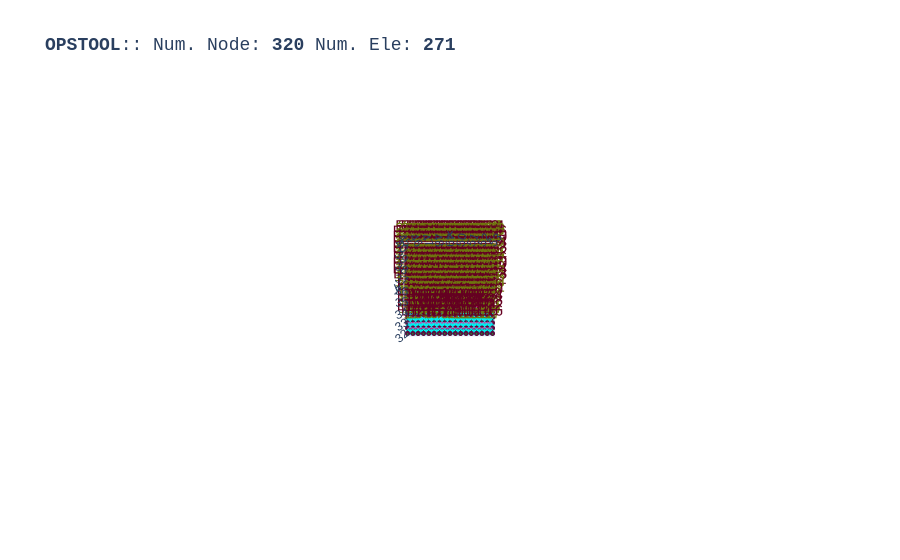

Write notebook code for a chart like this one.
### Code cell
opst.vis.plotly.plot_model(show_node_numbering=True, show_ele_numbering=True, show_nodal_loads = True)

### Figure 1 — Plotly figure (JSON) as saved in the notebook; plotly's stock layout.template omitted (floating-point values rounded to 4 significant figures; data arrays with more than 128 entries replaced by an {"elided": "..."} marker saying what was removed)
{"data": [{"color": "#00FFFF", "hoverinfo": "skip", "i": {"elided": "512 int values"}, "j": {"elided": "512 int values"}, "k": {"elided": "512 int values"}, "name": "FourNodeQuad", "opacity": 1, "type": "mesh3d", "x": {"elided": "1024 float values"}, "y": {"elided": "1024 float values"}, "z": {"elided": "1024 float values"}}, {"connectgaps": false, "hoverinfo": "skip", "line": {"color": "black", "width": 1}, "mode": "lines", "name": "Edge", "type": "scatter3d", "x": {"elided": "1536 float values"}, "y": {"elided": "1536 float values"}, "z": {"elided": "1536 float values"}}, {"connectgaps": false, "hoverinfo": "skip", "line": {"color": "#0652ff", "width": 5}, "mode": "lines", "name": "DispBeamColumn2d", "type": "scatter3d", "x": [45.25, 45.75, NaN, 45.75, 46.25, NaN, 46.25, 46.75, NaN, 46.75, 47.25, NaN, 47.25, 47.75, NaN, 47.75, 48.25, NaN, 48.25, 48.75, NaN, 48.75, 49.25, NaN, 49.25, 49.75, NaN, 49.75, 50.25, NaN, 50.25, 50.75, NaN, 50.75, 51.25, NaN, 51.25, 51.75, NaN, 51.75, 52.25, NaN, 52.25, 52.75, NaN], "y": [40.25, 40.25, NaN, 40.25, 40.25, NaN, 40.25, 40.25, NaN, 40.25, 40.25, NaN, 40.25, 40.25, NaN, 40.25, 40.25, NaN, 40.25, 40.25, NaN, 40.25, 40.25, NaN, 40.25, 40.25, NaN, 40.25, 40.25, NaN, 40.25, 40.25, NaN, 40.25, 40.25, NaN, 40.25, 40.25, NaN, 40.25, 40.25, NaN, 40.25, 40.25, NaN], "z": [0.0, 0.0, NaN, 0.0, 0.0, NaN, 0.0, 0.0, NaN, 0.0, 0.0, NaN, 0.0, 0.0, NaN, 0.0, 0.0, NaN, 0.0, 0.0, NaN, 0.0, 0.0, NaN, 0.0, 0.0, NaN, 0.0, 0.0, NaN, 0.0, 0.0, NaN, 0.0, 0.0, NaN, 0.0, 0.0, NaN, 0.0, 0.0, NaN, 0.0, 0.0, NaN]}, {"connectgaps": false, "hoverinfo": "skip", "line": {"color": "#ff9408", "width": 5}, "mode": "lines", "name": "BeamContact2D", "type": "scatter3d", "x": [45.5, 45.25, NaN, 45.5, 45.75, NaN, 46.0, 45.75, NaN, 46.0, 46.25, NaN, 46.5, 46.25, NaN, 46.5, 46.75, NaN, 47.0, 46.75, NaN, 47.0, 47.25, NaN, 47.5, 47.25, NaN, 47.5, 47.75, NaN, 48.0, 47.75, NaN, 48.0, 48.25, NaN, 48.5, 48.25, NaN, 48.5, 48.75, NaN, 49.0, 48.75, NaN, 49.0, 49.25, NaN, 49.5, 49.25, NaN, 49.5, 49.75, NaN, 50.0, 49.75, NaN, 50.0, 50.25, NaN, 50.5, 50.25, NaN, 50.5, 50.75, NaN, 51.0, 50.75, NaN, 51.0, 51.25, NaN, 51.5, 51.25, NaN, 51.5, 51.75, NaN, 52.0, 51.75, NaN, 52.0, 52.25, NaN, 52.5, 52.25, NaN, 52.5, 52.75, NaN], "y": [40.0, 40.25, NaN, 40.0, 40.25, NaN, 40.0, 40.25, NaN, 40.0, 40.25, NaN, 40.0, 40.25, NaN, 40.0, 40.25, NaN, 40.0, 40.25, NaN, 40.0, 40.25, NaN, 40.0, 40.25, NaN, 40.0, 40.25, NaN, 40.0, 40.25, NaN, 40.0, 40.25, NaN, 40.0, 40.25, NaN, 40.0, 40.25, NaN, 40.0, 40.25, NaN, 40.0, 40.25, NaN, 40.0, 40.25, NaN, 40.0, 40.25, NaN, 40.0, 40.25, NaN, 40.0, 40.25, NaN, 40.0, 40.25, NaN, 40.0, 40.25, NaN, 40.0, 40.25, NaN, 40.0, 40.25, NaN, 40.0, 40.25, NaN, 40.0, 40.25, NaN, 40.0, 40.25, NaN, 40.0, 40.25, NaN, 40.0, 40.25, NaN, 40.0, 40.25, NaN], "z": [0.0, 0.0, NaN, 0.0, 0.0, NaN, 0.0, 0.0, NaN, 0.0, 0.0, NaN, 0.0, 0.0, NaN, 0.0, 0.0, NaN, 0.0, 0.0, NaN, 0.0, 0.0, NaN, 0.0, 0.0, NaN, 0.0, 0.0, NaN, 0.0, 0.0, NaN, 0.0, 0.0, NaN, 0.0, 0.0, NaN, 0.0, 0.0, NaN, 0.0, 0.0, NaN, 0.0, 0.0, NaN, 0.0, 0.0, NaN, 0.0, 0.0, NaN, 0.0, 0.0, NaN, 0.0, 0.0, NaN, 0.0, 0.0, NaN, 0.0, 0.0, NaN, 0.0, 0.0, NaN, 0.0, 0.0, NaN, 0.0, 0.0, NaN, 0.0, 0.0, NaN, 0.0, 0.0, NaN, 0.0, 0.0, NaN, 0.0, 0.0, NaN, 0.0, 0.0, NaN]}, {"customdata": {"elided": "256 str values"}, "hovertemplate": "%{customdata}", "marker": {"color": "#00FFFF", "size": 3, "symbol": "diamond-open"}, "mode": "markers", "name": "FourNodeQuad", "type": "scatter3d", "x": {"elided": "256 float values"}, "y": {"elided": "256 float values"}, "z": {"elided": "256 float values"}}, {"customdata": ["eleTag: 400<br>connectedNodes:<br> [290 291]", "eleTag: 401<br>connectedNodes:<br> [291 292]", "eleTag: 402<br>connectedNodes:<br> [292 293]", "eleTag: 403<br>connectedNodes:<br> [293 294]", "eleTag: 404<br>connectedNodes:<br> [294 295]", "eleTag: 405<br>connectedNodes:<br> [295 296]", "eleTag: 406<br>connectedNodes:<br> [296 297]", "eleTag: 407<br>connectedNodes:<br> [297 298]", "eleTag: 408<br>connectedNodes:<br> [298 299]", "eleTag: 409<br>connectedNodes:<br> [299 300]", "eleTag: 410<br>connectedNodes:<br> [300 301]", "eleTag: 411<br>connectedNodes:<br> [301 302]", "eleTag: 412<br>connectedNodes:<br> [302 303]", "eleTag: 413<br>connectedNodes:<br> [303 304]", "eleTag: 414<br>connectedNodes:<br> [304 305]"], "hovertemplate": "%{customdata}", "marker": {"color": "#0652ff", "size": 3, "symbol": "diamond-open"}, "mode": "markers", "name": "DispBeamColumn2d", "type": "scatter3d", "x": [45.5, 46.0, 46.5, 47.0, 47.5, 48.0, 48.5, 49.0, 49.5, 50.0, 50.5, 51.0, 51.5, 52.0, 52.5], "y": [40.25, 40.25, 40.25, 40.25, 40.25, 40.25, 40.25, 40.25, 40.25, 40.25, 40.25, 40.25, 40.25, 40.25, 40.25], "z": [0.0, 0.0, 0.0, 0.0, 0.0, 0.0, 0.0, 0.0, 0.0, 0.0, 0.0, 0.0, 0.0, 0.0, 0.0]}, {"customdata": ["eleTag: 3050<br>connectedNodes:<br> [274 290]", "eleTag: 3050<br>connectedNodes:<br> [274 291]", "eleTag: 3051<br>connectedNodes:<br> [275 291]", "eleTag: 3051<br>connectedNodes:<br> [275 292]", "eleTag: 3052<br>connectedNodes:<br> [276 292]", "eleTag: 3052<br>connectedNodes:<br> [276 293]", "eleTag: 3053<br>connectedNodes:<br> [277 293]", "eleTag: 3053<br>connectedNodes:<br> [277 294]", "eleTag: 3054<br>connectedNodes:<br> [278 294]", "eleTag: 3054<br>connectedNodes:<br> [278 295]", "eleTag: 3055<br>connectedNodes:<br> [279 295]", "eleTag: 3055<br>connectedNodes:<br> [279 296]", "eleTag: 3056<br>connectedNodes:<br> [280 296]", "eleTag: 3056<br>connectedNodes:<br> [280 297]", "eleTag: 3057<br>connectedNodes:<br> [281 297]", "eleTag: 3057<br>connectedNodes:<br> [281 298]", "eleTag: 3058<br>connectedNodes:<br> [282 298]", "eleTag: 3058<br>connectedNodes:<br> [282 299]", "eleTag: 3059<br>connectedNodes:<br> [283 299]", "eleTag: 3059<br>connectedNodes:<br> [283 300]", "eleTag: 3060<br>connectedNodes:<br> [284 300]", "eleTag: 3060<br>connectedNodes:<br> [284 301]", "eleTag: 3061<br>connectedNodes:<br> [285 301]", "eleTag: 3061<br>connectedNodes:<br> [285 302]", "eleTag: 3062<br>connectedNodes:<br> [286 302]", "eleTag: 3062<br>connectedNodes:<br> [286 303]", "eleTag: 3063<br>connectedNodes:<br> [287 303]", "eleTag: 3063<br>connectedNodes:<br> [287 304]", "eleTag: 3064<br>connectedNodes:<br> [288 304]", "eleTag: 3064<br>connectedNodes:<br> [288 305]"], "hovertemplate": "%{customdata}", "marker": {"color": "#ff9408", "size": 3, "symbol": "diamond-open"}, "mode": "markers", "name": "BeamContact2D", "type": "scatter3d", "x": [45.38, 45.62, 45.88, 46.12, 46.38, 46.62, 46.88, 47.12, 47.38, 47.62, 47.88, 48.12, 48.38, 48.62, 48.88, 49.12, 49.38, 49.62, 49.88, 50.12, 50.38, 50.62, 50.88, 51.12, 51.38, 51.62, 51.88, 52.12, 52.38, 52.62], "y": [40.12, 40.12, 40.12, 40.12, 40.12, 40.12, 40.12, 40.12, 40.12, 40.12, 40.12, 40.12, 40.12, 40.12, 40.12, 40.12, 40.12, 40.12, 40.12, 40.12, 40.12, 40.12, 40.12, 40.12, 40.12, 40.12, 40.12, 40.12, 40.12, 40.12], "z": [0.0, 0.0, 0.0, 0.0, 0.0, 0.0, 0.0, 0.0, 0.0, 0.0, 0.0, 0.0, 0.0, 0.0, 0.0, 0.0, 0.0, 0.0, 0.0, 0.0, 0.0, 0.0, 0.0, 0.0, 0.0, 0.0, 0.0, 0.0, 0.0, 0.0]}, {"customdata": {"elided": "320 str values"}, "hovertemplate": "x: %{x}<br>y: %{y}<br>z: %{z} <br>nodeTag: %{customdata}", "marker": {"color": "#580f41", "size": 3, "symbol": "circle"}, "mode": "markers", "name": "Nodes", "type": "scatter3d", "x": {"elided": "320 float values"}, "y": {"elided": "320 float values"}, "z": {"elided": "320 float values"}}, {"mode": "text", "name": "Node Tag", "text": {"elided": "320 str values"}, "textfont": {"color": "#6e750e", "size": 15}, "type": "scatter3d", "x": {"elided": "320 float values"}, "y": {"elided": "320 float values"}, "z": {"elided": "320 float values"}}, {"mode": "text", "name": "Element Tag", "text": {"elided": "271 str values"}, "textfont": {"color": "#650021", "size": 15}, "type": "scatter3d", "x": {"elided": "271 float values"}, "y": {"elided": "271 float values"}, "z": {"elided": "271 float values"}}, {"connectgaps": false, "hoverinfo": "skip", "line": {"color": "#15b01a", "width": 1}, "mode": "lines", "name": "BC", "type": "scatter3d", "x": {"elided": "384 float values"}, "y": {"elided": "384 float values"}, "z": {"elided": "384 float values"}}, {"connectgaps": false, "hoverinfo": "skip", "line": {"color": "#FF1493", "width": 2.5}, "mode": "lines", "name": "mp constraint", "type": "scatter3d", "x": [45.0, 53.0, NaN, 45.0, 53.0, NaN, 45.0, 53.0, NaN, 45.0, 53.0, NaN, 45.0, 53.0, NaN, 45.0, 53.0, NaN, 45.0, 53.0, NaN, 45.0, 53.0, NaN, 45.0, 53.0, NaN, 45.0, 53.0, NaN, 45.0, 53.0, NaN, 45.0, 53.0, NaN, 45.0, 53.0, NaN, 45.0, 53.0, NaN, 45.0, 53.0, NaN, 45.0, 53.0, NaN], "y": [32.5, 32.5, NaN, 33.0, 33.0, NaN, 33.5, 33.5, NaN, 34.0, 34.0, NaN, 34.5, 34.5, NaN, 35.0, 35.0, NaN, 35.5, 35.5, NaN, 36.0, 36.0, NaN, 36.5, 36.5, NaN, 37.0, 37.0, NaN, 37.5, 37.5, NaN, 38.0, 38.0, NaN, 38.5, 38.5, NaN, 39.0, 39.0, NaN, 39.5, 39.5, NaN, 40.0, 40.0, NaN], "z": [0.0, 0.0, NaN, 0.0, 0.0, NaN, 0.0, 0.0, NaN, 0.0, 0.0, NaN, 0.0, 0.0, NaN, 0.0, 0.0, NaN, 0.0, 0.0, NaN, 0.0, 0.0, NaN, 0.0, 0.0, NaN, 0.0, 0.0, NaN, 0.0, 0.0, NaN, 0.0, 0.0, NaN, 0.0, 0.0, NaN, 0.0, 0.0, NaN, 0.0, 0.0, NaN, 0.0, 0.0, NaN]}], "layout": {"autosize": true, "font": {"family": "Arial, sans-serif"}, "scene": {"aspectmode": "data", "camera": {"eye": {"x": 0, "y": -0.1, "z": 10}}, "dragmode": "pan", "xaxis": {"showbackground": false}, "yaxis": {"showbackground": false}, "zaxis": {"showbackground": true, "showgrid": true, "showticklabels": false, "ticks": "", "title": {"text": ""}, "visible": true}}, "showlegend": false, "title": {"font": {"family": "courier", "size": 18}, "text": "<b>OPSTOOL</b>:: Num. Node: <b>320</b> Num. Ele: <b>271</b>"}}}
